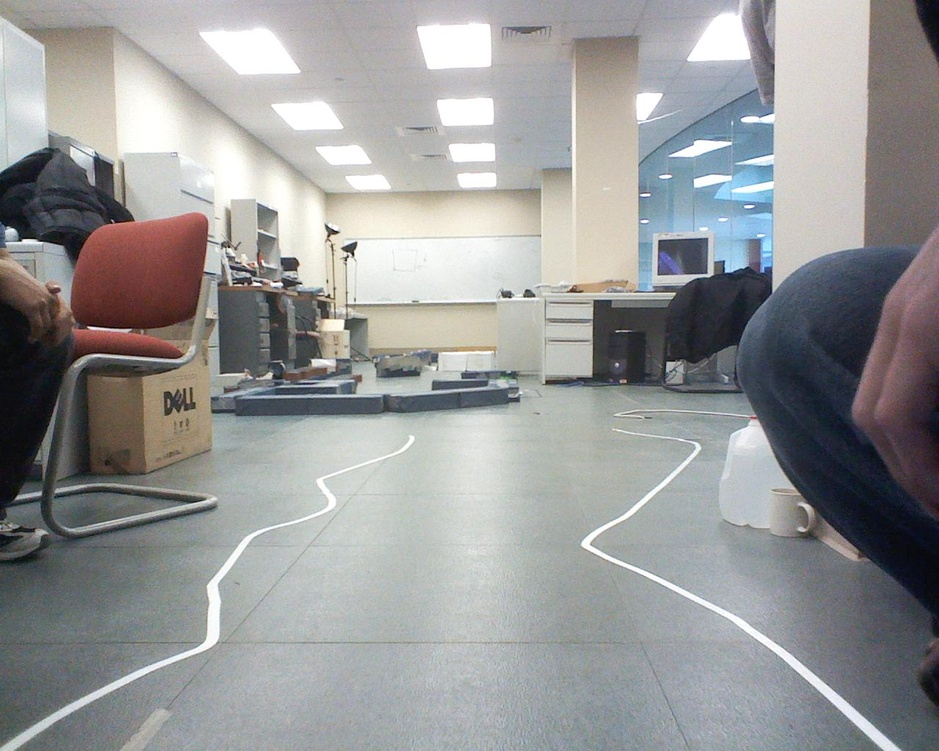
//> input picture test_data/2010-01-31-stereo0-right.jpg, 939 x 751 px, shrunk from 1280 x 1024 before the run, given in place of the camera
$ ./opencv_test   (built with g++ and OpenCV 4)
//> lines starting //> are read from the running program, lines starting //| are printed output that depends on the picture; after the words box and inside, x2 and y2 are one past the last pixel; in counts of white or black regions, pixels touching at a corner belong together
#include <iostream>
#include <libplayerc++/playerc++.h>
#include <math.h>

//for opencv c
#include <stdio.h>
#include <cv.h>
#include <highgui.h>

using namespace PlayerCc;
using namespace std;
using namespace cv;

int threshold_value = 0;
int threshold_type = 3;;
int const max_value = 255;
int const max_type = 4;
int const max_BINARY_value = 255;
double thresh = 230; // Thresholding value for split channels
double thresh2 = 150;

Mat src, src_gray, dst, src1, hsv;
Mat red, green, blue;
MatND hist;
char* window_name = "Threshold Demo";
vector<Mat> planes;
vector<Mat> planes2;
Mat lines;
Mat lines2;
vector<vector<Point> > countours, redContours, blueContours, greenContours;
int numContours = 0;
int numRedContours = 0;
int numBlueContours = 0;
int numGreenContours = 0;
vector<Vec4f> fitLines;
Vec4f line1;
CvPoint pt1,pt2;


char* trackbar_type = "Type: \n 0: Binary \n 1: Binary Inverted \n 2: Truncate \n 3: To Zero \n 4: To Zero Inverted";
char* trackbar_value = "Value";

/**
 * @function Threshold_Demo
 */
void Threshold_Demo( int, void* )
{
  /* 0: Binary
     1: Binary Inverted
     2: Threshold Truncated
     3: Threshold to Zero
     4: Threshold to Zero Inverted
   */

  threshold( src_gray, dst, threshold_value, max_BINARY_value,threshold_type );

  imshow( window_name, dst );
}


int main(int argc, char *argv[])
{
	int histogram[256];
	int counter = 0;
	int rows = 0;
	int columns = 0;

	//FOR HISTOGRAM
        // Quantize the hue to 30 levels
        // and the saturation to 32 levels
        int hbins = 30, sbins = 32;
        int histSize[] = {hbins, sbins};
        // hue varies from 0 to 179, see cvtColor
        float hranges[] = { 0, 180 };
        // saturation varies from 0 (black-gray-white) to
        // 255 (pure spectrum color)
        float sranges[] = { 0, 256 };
        const float* ranges[] = { hranges, sranges };
	// we compute the histogram from the 0-th and 1-st channels
        int channels[] = {0, 1};

	VideoCapture cap(-1);

	if(!cap.isOpened())
		return -1;

	/// Create a window to display results
	namedWindow( window_name, CV_WINDOW_AUTOSIZE );

	/// Create Trackbar to choose type of Threshold
	createTrackbar( trackbar_type, window_name, &threshold_type, max_type, Threshold_Demo );

	createTrackbar( trackbar_value, window_name, &threshold_value, max_value, Threshold_Demo );

	Mat edges;
	Mat edges1;
	Mat edges2;

	namedWindow("hsv", 1);
	namedWindow("original",1);
	namedWindow( "H-S Histogram", 1 );
	namedWindow("canny0",1);
	namedWindow("canny1",1);
	namedWindow("canny2",1);

	while(true)
	{
		Mat frame;
		cap >> frame;
//> frame is the input picture: 751 rows x 939 cols, CV_8UC3; mean B, G, R 151.7, 151.6, 151
		cap >> src;
		cap >> src1;
		imshow("original",src);

		//thresholding
		cvtColor(src,src_gray,CV_BGR2GRAY);

		split(src, planes);
		split(src, planes2);

		imshow("Blue" , planes[0]); // Blue
		imshow("Green",planes[1]); // Green
		imshow("Red",planes[2]); // Red

		GaussianBlur(planes[0],planes[0],Size(0,0),2,2);
		GaussianBlur(planes[1],planes[1],Size(0,0),2,2);
		GaussianBlur(planes[2],planes[2],Size(0,0),2,2);
		GaussianBlur(planes2[0],planes2[0],Size(0,0),2,2);
		GaussianBlur(planes2[1],planes2[1],Size(0,0),2,2);
		GaussianBlur(planes2[2],planes2[2],Size(0,0),2,2);

		threshold(planes[0], planes[0], thresh, 255.0, 0);
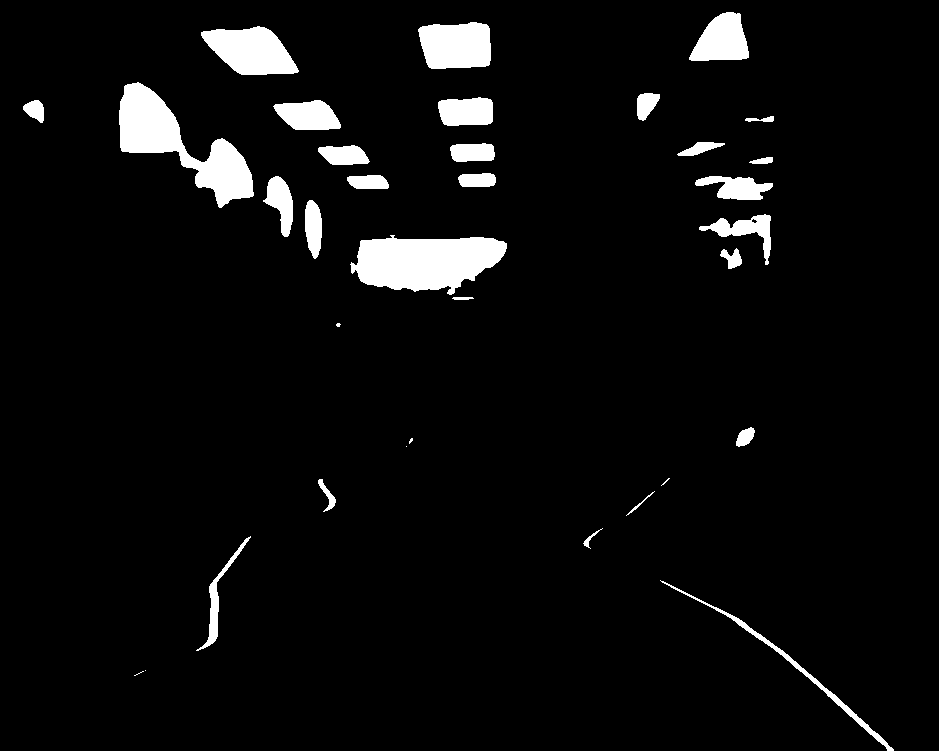
//> planes[0]: 751 rows x 939 cols, CV_8UC1; 4.9% white; 34 white regions (6 under 20 px), largest, box (x1, y1, x2, y2) and area: (350, 235, 507, 295) 6569, (119, 82, 254, 208) 6230, (201, 26, 299, 75) 3207
		threshold(planes[1], planes[1], thresh, 255.0, 0);
//> planes[1]: 751 rows x 939 cols, CV_8UC1; 5.6% white; 34 white regions (6 under 20 px), largest, box (x1, y1, x2, y2) and area: (117, 78, 324, 284) 11241, (344, 213, 509, 300) 11057, (201, 27, 298, 75) 3149
		threshold(planes[2], planes[2], thresh, 255.0, 0);
//> planes[2]: 751 rows x 939 cols, CV_8UC1; 5.6% white; 36 white regions (11 under 20 px), largest, box (x1, y1, x2, y2) and area: (116, 77, 325, 284) 11674, (333, 208, 507, 300) 11181, (200, 27, 299, 75) 3201

		threshold(planes2[0], planes2[0], thresh2, 255.0, 0);
//> planes2[0]: 751 rows x 939 cols, CV_8UC1; 62.5% white; 70 black regions (22 under 20 px), largest, box (x1, y1, x2, y2) and area: (0, 135, 539, 747) 125861, (542, 0, 939, 751) 113073, (16, 679, 161, 751) 5268
		threshold(planes2[1], planes2[1], thresh2, 255.0, 0);
//> planes2[1]: 751 rows x 939 cols, CV_8UC1; 62.1% white; 49 black regions (16 under 20 px), largest, box (x1, y1, x2, y2) and area: (0, 135, 538, 747) 123383, (543, 0, 939, 751) 114029, (639, 0, 775, 211) 6215
		threshold(planes2[2], planes2[2], thresh2, 255.0, 0);
//> planes2[2]: 751 rows x 939 cols, CV_8UC1; 59.6% white; 46 black regions (14 under 20 px)

		imshow("Blue_thresh" , planes[0]); // Blue
		imshow("Green_thresh",planes[1]); // Green
		imshow("Red_thresh",planes[2]); // Red
		imshow("Blue2_thresh" , planes2[0]); // Blue
		imshow("Green2_thresh",planes2[1]); // Green
		imshow("Red2_thresh",planes2[2]); // Red

		findContours(planes2[0], blueContours, CV_RETR_LIST, CV_CHAIN_APPROX_NONE);
//> blueContours = 87 contours, 28 with area under 20; largest, box (x1, y1, x2, y2) and area: (0, 0, 901, 751) 443849, (560, 27, 642, 92) 3457, (4, 228, 71, 304) 2202, (657, 237, 709, 276) 1465, (210, 347, 266, 398) 692
		findContours(planes2[1], greenContours, CV_RETR_LIST, CV_CHAIN_APPROX_NONE);
//> greenContours = 64 contours, 27 with area under 20; largest, box (x1, y1, x2, y2) and area: (0, 0, 900, 751) 440566, (565, 11, 645, 78) 2846, (10, 9, 116, 54) 2298, (0, 228, 70, 306) 2232, (656, 237, 709, 276) 1907
		findContours(planes2[2], redContours, CV_RETR_LIST, CV_CHAIN_APPROX_NONE);
//> redContours = 87 contours, 44 with area under 20; largest, box (x1, y1, x2, y2) and area: (0, 0, 900, 751) 389012, (692, 0, 871, 289) 26363, (0, 228, 71, 314) 2470, (571, 24, 642, 68) 1936, (14, 10, 113, 47) 1454

		drawContours(planes2[0], blueContours, -1, CV_RGB(56, 17, 125), 10, 8);
//> planes2[0]: 751 rows x 939 cols, CV_8UC1; min 0, max 255, mean 155
		drawContours(planes2[1], greenContours, -1, CV_RGB(56, 17, 125), 10, 8);
//> planes2[1]: 751 rows x 939 cols, CV_8UC1; min 0, max 255, mean 154.8
		drawContours(planes2[2], redContours, -1, CV_RGB(56, 17, 125), 10, 8);
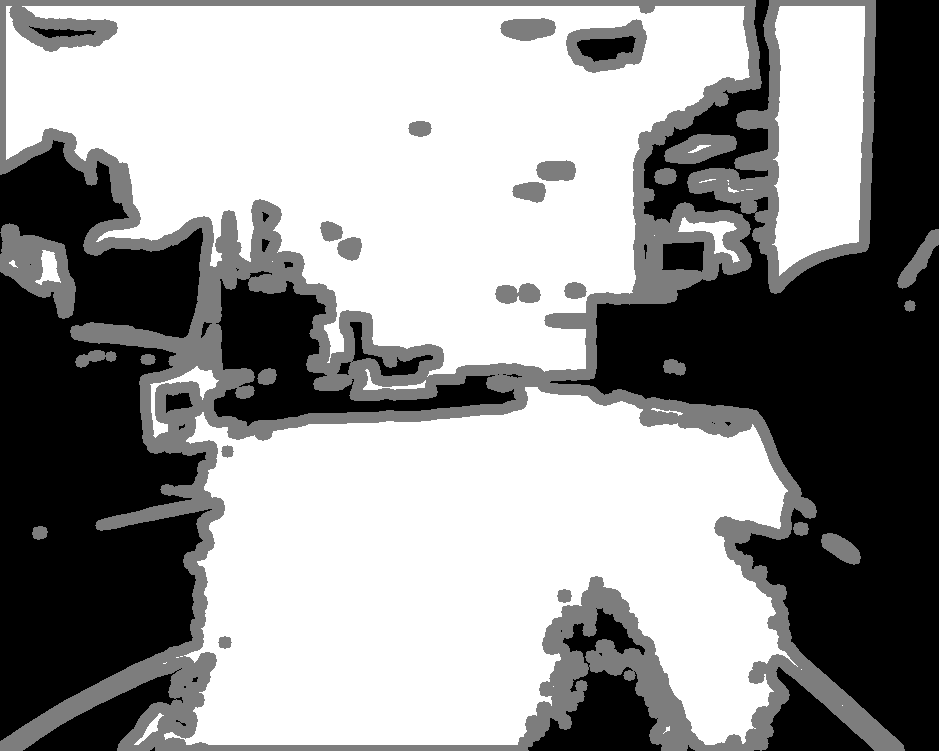
//> planes2[2]: 751 rows x 939 cols, CV_8UC1; min 0, max 255, mean 149.1

		imshow("Blue_cont" , planes2[0]); // Blue
		imshow("Green_cont",planes2[1]); // Green
		imshow("Red_cont",planes2[2]); // Red


		lines = planes[0] & planes[1] & planes[2];
//> lines: 751 rows x 939 cols, CV_8UC1; 4.3% white; 37 white regions (11 under 20 px)
		lines2 = lines.clone();

		findContours(lines, countours, CV_RETR_LIST, CV_CHAIN_APPROX_NONE);
//> countours = 37 contours, 13 with area under 20; largest, box (x1, y1, x2, y2) and area: (350, 235, 507, 295) 6217, (119, 82, 254, 208) 5930, (201, 27, 298, 75) 3038, (418, 23, 491, 69) 2816, (690, 13, 749, 60) 1862

		drawContours(lines, countours, -1, CV_RGB(56, 17, 125), 10, 8);
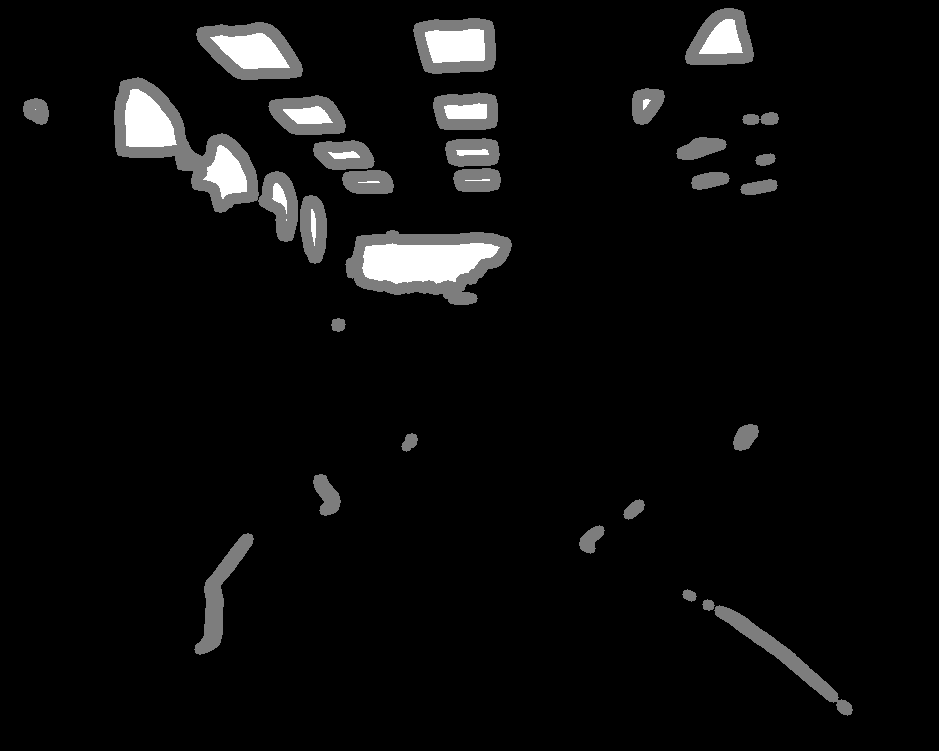
//> lines: 751 rows x 939 cols, CV_8UC1; min 0, max 255, mean 11.9

		numContours = countours.size();
//> numContours = 37
		for(counter = 0; counter < numContours; counter++)
		{
			line1[0] = 0.0;
			line1[1] = 0.0;
			line1[2] = 0.0;
			line1[3] = 0.0;
			fitLines.push_back(line1);
			fitLine(countours[counter], fitLines[counter], CV_DIST_L2, 0, 0.01, 0.01);
			line1 = fitLines[counter];
			pt1.x = line1[2];
			pt1.y = line1[3];
			pt2.x = line1[2] + line1[0]*50;
			pt2.y = line1[3] + line1[1]*50;
			line(lines2, pt1, pt2, CV_RGB(124, 14, 65), 5, CV_AA, 0);
		}
//> this loop made 37 passes
//> line1 on passes 1 to 8: [0.756, 0.654, 844, 707.1], [0.791, 0.611, 776.2, 650.3], [0.875, 0.485, 708, 604.8], [1, 0, 691, 596], [1, 0, 689, 595], [1, 0, 687, 594], [0.303, -0.953, 219.3, 595.1], [0.599, -0.801, 590.2, 539]
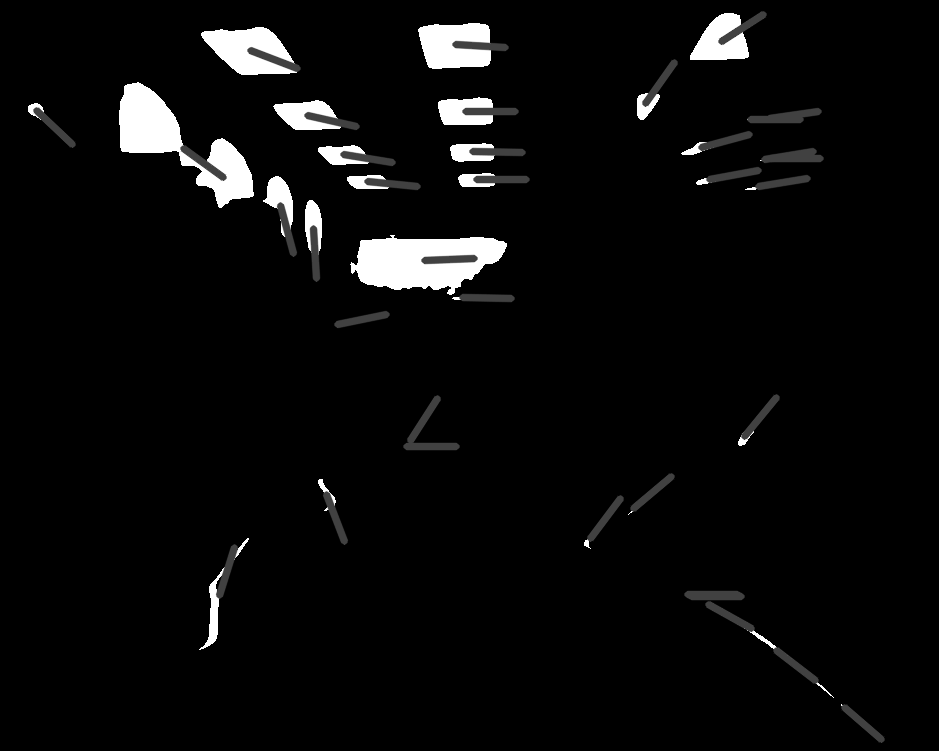
//> lines2: 751 rows x 939 cols, CV_8UC1; min 0, max 255, mean 10.7

		imshow("Composite1" , lines);

		imshow("Composite2" , lines2);

		//histogram
	        cvtColor(src1, hsv, CV_BGR2HSV);
//> hsv: 751 rows x 939 cols, CV_8UC3; mean H, S, V 75, 28.5, 158.3
		calcHist( &hsv, 1, channels, Mat(), // do not use mask
                hist, 2, histSize, ranges, true, // the histogram is uniform
                false );
		double maxVal=0;
		minMaxLoc(hist, 0, &maxVal, 0, 0);
//> maxVal = 18661

		int scale = 10;
		Mat histImg = Mat::zeros(sbins*scale, hbins*10, CV_8UC3);

		for( int h = 0; h < hbins; h++ )
		for( int s = 0; s < sbins; s++ )
		{
		    float binVal = hist.at<float>(h, s);
		    int intensity = cvRound(binVal*255/maxVal);
		    rectangle( histImg, Point(h*scale, s*scale),
			        Point( (h+1)*scale - 1, (s+1)*scale - 1),
			        Scalar::all(intensity),
			        CV_FILLED );
		}
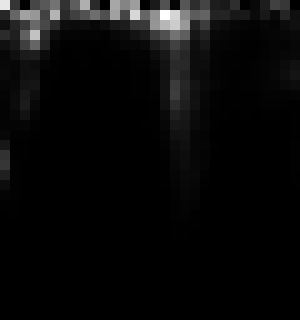
//> histImg: 320 rows x 300 cols, CV_8UC3; min 0, max 255, mean 10

    		imshow("hsv", hsv);
    		imshow( "H-S Histogram", histImg );
		imshow("result",frame);
		cvtColor(frame,edges,CV_BGR2GRAY);
		GaussianBlur(edges, edges, Size(7,7), 1.5, 1.5);
		edges1 = edges.clone();
		edges2 = edges.clone();
	        Canny(edges, edges, 0, 30, 3);
//> edges: 751 rows x 939 cols, CV_8UC1; 6% white in thin lines or dots
		Canny(edges1, edges1, 25, 30, 3);
//> edges1: 751 rows x 939 cols, CV_8UC1; 4.9% white in thin lines or dots
		Canny(edges2, edges2, 0, 100, 3);
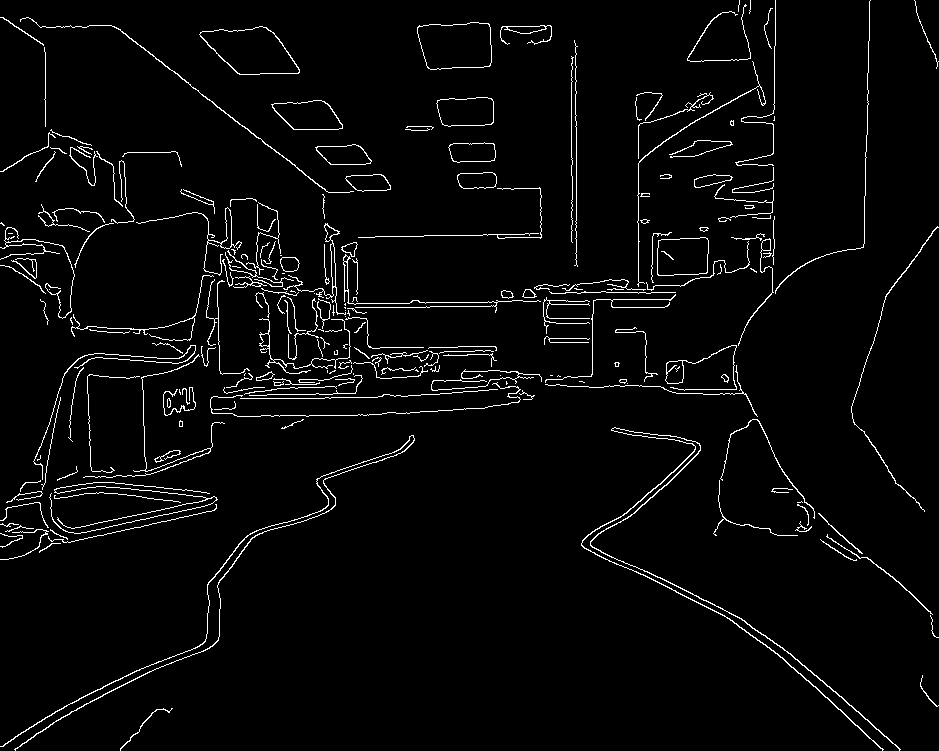
//> edges2: 751 rows x 939 cols, CV_8UC1; 3.3% white in thin lines or dots
		imshow("canny0",edges);
		imshow("canny1",edges1);
		imshow("canny2",edges2);
		if(waitKey(30) >= 0)
//> the Esc key is pressed
			break;
	}

	return 0;
}

$ run again, on test_data/2010-01-31-stereo2-right.jpg
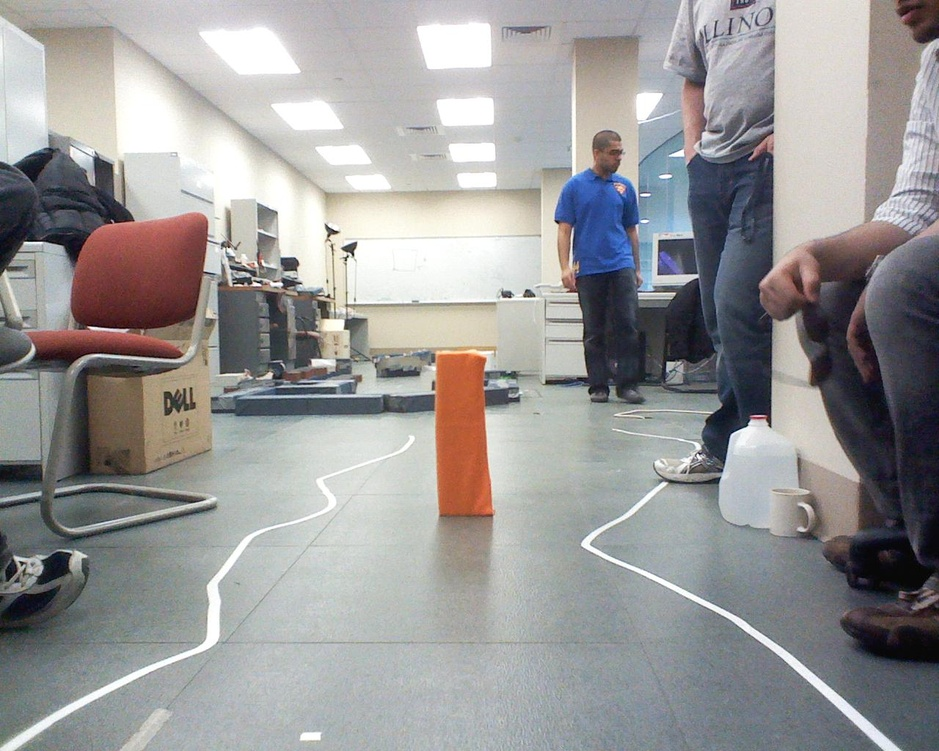
//> input picture test_data/2010-01-31-stereo2-right.jpg, 939 x 751 px, shrunk from 1280 x 1024 before the run, given in place of the camera
//> frame is the input picture: 751 rows x 939 cols, CV_8UC3; mean B, G, R 151.9, 151.9, 153.1
//> blueContours = 114 contours, 47 with area under 20; largest, box (x1, y1, x2, y2) and area: (0, 0, 901, 751) 401648, (870, 40, 939, 240) 6046, (0, 242, 71, 330) 4070, (0, 374, 39, 458) 2824, (569, 32, 641, 82) 2716
//> greenContours = 79 contours, 34 with area under 20; largest, box (x1, y1, x2, y2) and area: (0, 0, 939, 751) 404106, (0, 242, 71, 330) 4344, (0, 374, 39, 458) 2960, (570, 29, 641, 70) 2114, (322, 362, 437, 397) 1786
//> redContours = 96 contours, 37 with area under 20; largest, box (x1, y1, x2, y2) and area: (0, 0, 939, 751) 425870, (197, 254, 436, 425) 20777, (719, 317, 859, 536) 15516, (0, 382, 38, 455) 1918, (638, 206, 697, 299) 1684
//> countours = 35 contours, 13 with area under 20; largest, box (x1, y1, x2, y2) and area: (117, 75, 323, 281) 11213, (349, 217, 515, 301) 11166, (200, 25, 299, 76) 3335, (418, 21, 491, 69) 2967, (273, 99, 342, 131) 1560
//> `drawContours(lines, countours, -1, CV_RGB(56, 17, 125), 10, 8);`:
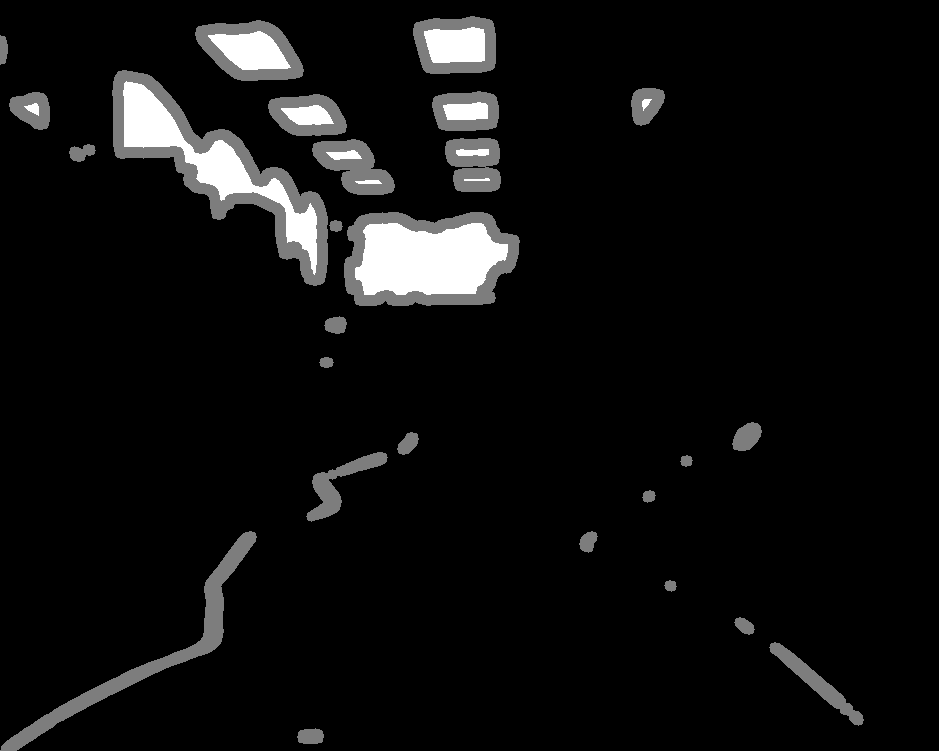
//> lines: 751 rows x 939 cols, CV_8UC1; min 0, max 255, mean 15.1
//> numContours = 35
//> the loop `for(counter = 0; counter < numContours; counter++)` made 35 passes
//> line1 on passes 1 to 8: [0.999, -0.0439, 310.4, 736], [0.707, 0.707, 855.7, 717.3], [0.792, 0.61, 845.8, 708.6], [0.757, 0.653, 808, 675.2], [0.788, 0.615, 744, 625.4], [0.875, 0.485, 670, 585.2], [0.446, -0.895, 587.7, 541.3], [0.789, -0.614, 146, 656.2]
//> hsv: 751 rows x 939 cols, CV_8UC3; mean H, S, V 73.4, 31.1, 160.3
//> maxVal = 19714
//> edges1: 751 rows x 939 cols, CV_8UC1; 6.3% white in thin lines or dots
//> `Canny(edges2, edges2, 0, 100, 3);`:
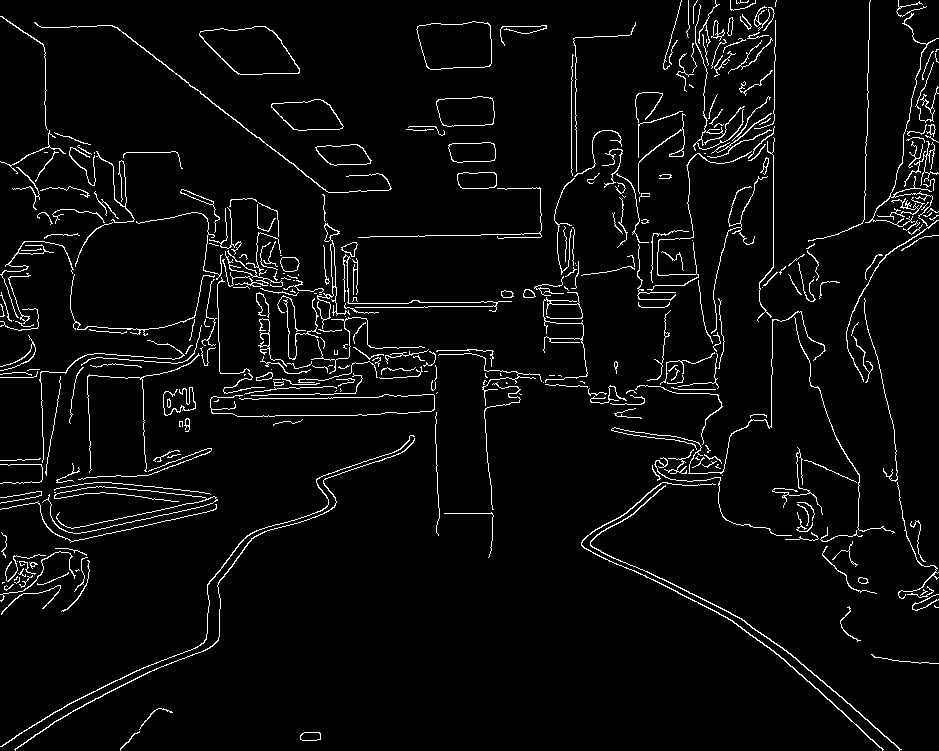
//> edges2: 751 rows x 939 cols, CV_8UC1; 4.2% white in thin lines or dots
